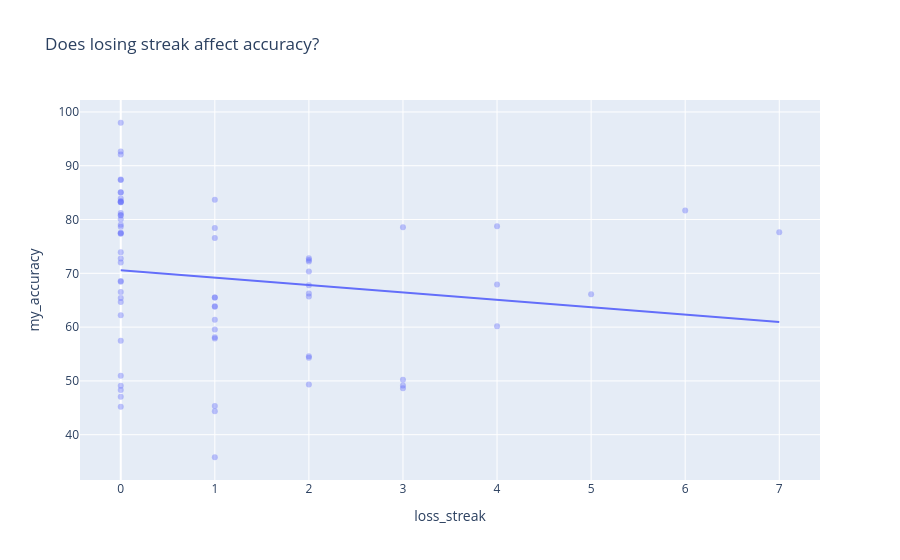
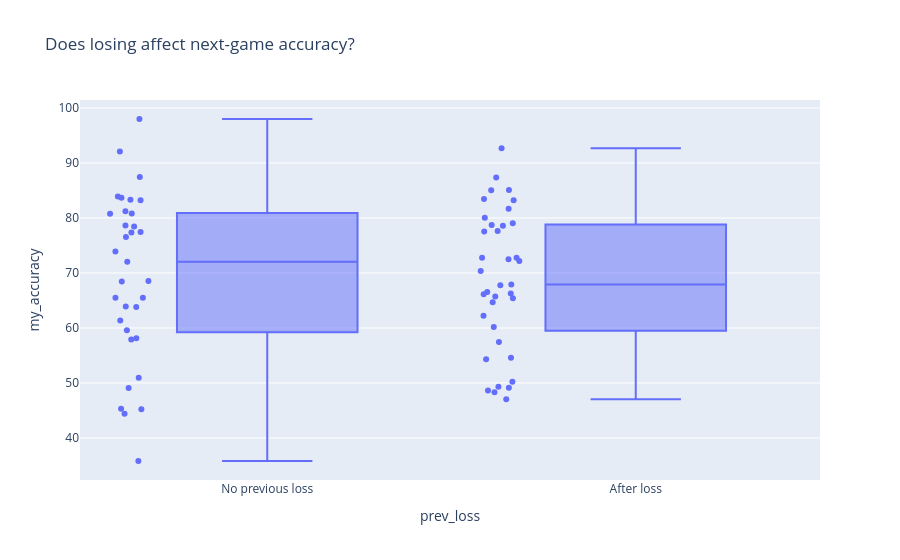

Here is the notebook cell these charts were saved with, in order:
### Code cell
import pandas as pd
import plotly.express as px
import plotly.graph_objects as go

# ==========================================================
# PREPARAZIONE
# ==========================================================

df = df.sort_values("end_time").reset_index(drop=True)

df["is_loss"] = (df["result"] == "loss").astype(int)

# loss streak
df["loss_streak"] = df["is_loss"].groupby(
    (df["is_loss"] != df["is_loss"].shift()).cumsum()
).cumsum()

# prev loss
df["prev_loss"] = df["is_loss"].shift(1).fillna(0)

# rolling accuracy
df["rolling_acc"] = df["my_accuracy"].rolling(5).mean()

# ==========================================================
# 1) LOSS STREAK vs ACCURACY (INTERATTIVO)
# ==========================================================

fig1 = px.scatter(
    df,
    x="loss_streak",
    y="my_accuracy",
    trendline="ols",
    title="Does losing streak affect accuracy?"
)

fig1.update_traces(marker=dict(opacity=0.4))

fig1.show()

# ==========================================================
# 2) POST-LOSS EFFECT (INTERATTIVO)
# ==========================================================

fig2 = px.box(
    df,
    x="prev_loss",
    y="my_accuracy",
    points="all",
    title="Does losing affect next-game accuracy?"
)

fig2.update_xaxes(
    tickvals=[0, 1],
    ticktext=["No previous loss", "After loss"]
)

fig2.show()

### Figure 1 — Plotly figure (JSON) as saved in the notebook; plotly's stock layout.template omitted (floating-point values rounded to 4 significant figures; data arrays with more than 128 entries replaced by an {"elided": "..."} marker saying what was removed)
{"data": [{"hovertemplate": "loss_streak=%{x}<br>my_accuracy=%{y}<extra></extra>", "legendgroup": "", "marker": {"color": "#636efa", "opacity": 0.4, "symbol": "circle"}, "mode": "markers", "name": "", "orientation": "v", "showlegend": false, "type": "scatter", "x": {"elided": "163 int values"}, "xaxis": "x", "y": {"elided": "163 float values"}, "yaxis": "y"}, {"hovertemplate": "<b>OLS trendline</b><br>my_accuracy = -1.36969 * loss_streak + 70.5495<br>R<sup>2</sup>=0.023485<br><br>loss_streak=%{x}<br>my_accuracy=%{y} <b>(trend)</b><extra></extra>", "legendgroup": "", "marker": {"color": "#636efa", "opacity": 0.4, "symbol": "circle"}, "mode": "lines", "name": "", "showlegend": false, "type": "scatter", "x": [0, 0, 0, 0, 0, 0, 0, 0, 0, 0, 0, 0, 0, 0, 0, 0, 0, 0, 0, 0, 0, 0, 0, 0, 0, 0, 0, 0, 0, 0, 0, 0, 0, 0, 0, 0, 1, 1, 1, 1, 1, 1, 1, 1, 1, 1, 1, 1, 1, 1, 2, 2, 2, 2, 2, 2, 2, 2, 2, 2, 3, 3, 3, 3, 4, 4, 4, 5, 6, 7], "xaxis": "x", "y": [70.55, 70.55, 70.55, 70.55, 70.55, 70.55, 70.55, 70.55, 70.55, 70.55, 70.55, 70.55, 70.55, 70.55, 70.55, 70.55, 70.55, 70.55, 70.55, 70.55, 70.55, 70.55, 70.55, 70.55, 70.55, 70.55, 70.55, 70.55, 70.55, 70.55, 70.55, 70.55, 70.55, 70.55, 70.55, 70.55, 69.18, 69.18, 69.18, 69.18, 69.18, 69.18, 69.18, 69.18, 69.18, 69.18, 69.18, 69.18, 69.18, 69.18, 67.81, 67.81, 67.81, 67.81, 67.81, 67.81, 67.81, 67.81, 67.81, 67.81, 66.44, 66.44, 66.44, 66.44, 65.07, 65.07, 65.07, 63.7, 62.33, 60.96], "yaxis": "y"}], "layout": {"legend": {"tracegroupgap": 0}, "title": {"text": "Does losing streak affect accuracy?"}, "xaxis": {"anchor": "y", "domain": [0, 1], "title": {"text": "loss_streak"}}, "yaxis": {"anchor": "x", "domain": [0, 1], "title": {"text": "my_accuracy"}}}}

### Figure 2 — Plotly figure (JSON) as saved in the notebook; plotly's stock layout.template omitted (floating-point values rounded to 4 significant figures; data arrays with more than 128 entries replaced by an {"elided": "..."} marker saying what was removed)
{"data": [{"alignmentgroup": "True", "boxpoints": "all", "hovertemplate": "prev_loss=%{x}<br>my_accuracy=%{y}<extra></extra>", "legendgroup": "", "marker": {"color": "#636efa"}, "name": "", "notched": false, "offsetgroup": "", "orientation": "v", "showlegend": false, "type": "box", "x": {"elided": "163 float values"}, "x0": " ", "xaxis": "x", "y": {"elided": "163 float values"}, "y0": " ", "yaxis": "y"}], "layout": {"boxmode": "group", "legend": {"tracegroupgap": 0}, "title": {"text": "Does losing affect next-game accuracy?"}, "xaxis": {"anchor": "y", "domain": [0, 1], "ticktext": ["No previous loss", "After loss"], "tickvals": [0, 1], "title": {"text": "prev_loss"}}, "yaxis": {"anchor": "x", "domain": [0, 1], "title": {"text": "my_accuracy"}}}}
